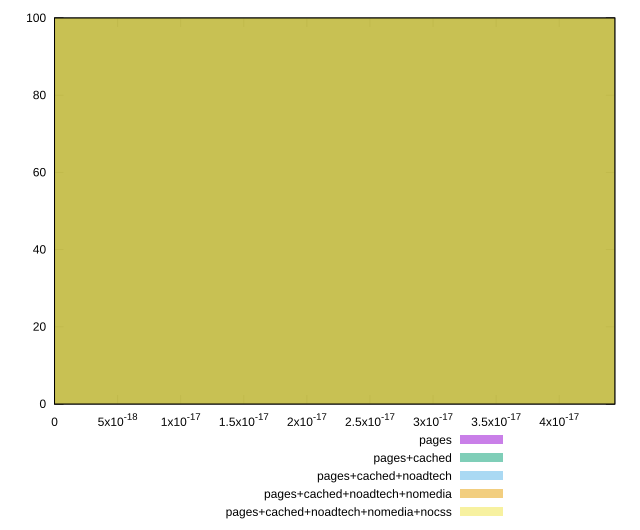

This chart was generated by the following gnuplot code:
reset

$pages <<EOF
0 100
EOF

$pagesCached <<EOF
0 100
EOF

$pagesCachedNoadtech <<EOF
0 100
EOF

$pagesCachedNoadtechNomedia <<EOF
0 100
EOF

$pagesCachedNoadtechNomediaNocss <<EOF
0 100
EOF

set key outside below
set boxwidth 1e-12
set xrange [0:4.4408920985006264e-17]
set yrange [0:100]
set trange [0:100]
set style fill transparent solid 0.5 noborder
set terminal svg size 640, 530 enhanced background rgb 'white'
set output "report_00022_2021-02-20T12:08:46.964Z/meta/score-difference/comparison/histogram/all_raw.svg"

plot $pages title "pages" with boxes, \
     $pagesCached title "pages+cached" with boxes, \
     $pagesCachedNoadtech title "pages+cached+noadtech" with boxes, \
     $pagesCachedNoadtechNomedia title "pages+cached+noadtech+nomedia" with boxes, \
     $pagesCachedNoadtechNomediaNocss title "pages+cached+noadtech+nomedia+nocss" with boxes

reset
